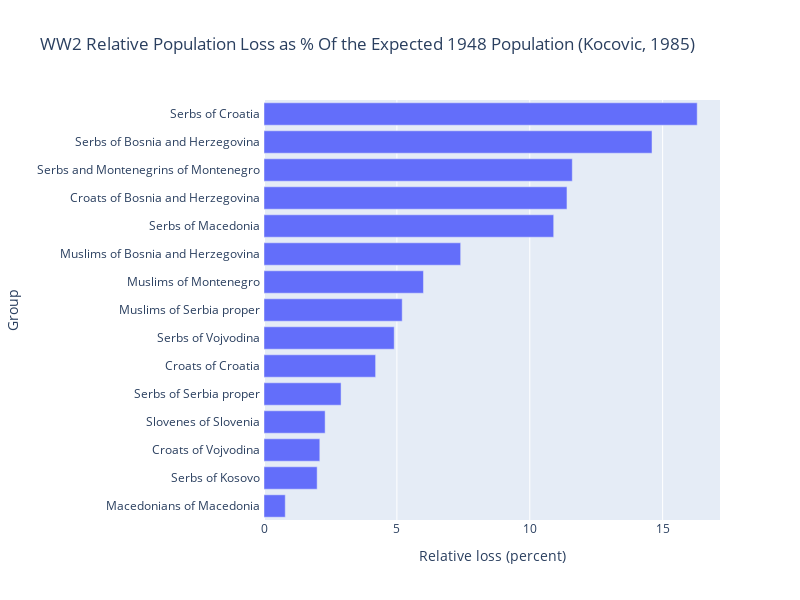

The notebook cell this image was saved under:
### Code cell
px.bar(
    data_frame = south_slav_deaths.sort_values(by = 'Relative loss (percent)', ascending = True),
    x = 'Relative loss (percent)',
    width = 800,
    height = 600,
    title = 'WW2 Relative Population Loss as % Of the Expected 1948 Population (Kocovic, 1985)'
)

### Figure 1 — Plotly figure (JSON) as saved in the notebook; plotly's stock layout.template omitted (floating-point values rounded to 4 significant figures)
{"data": [{"alignmentgroup": "True", "hovertemplate": "Relative loss (percent)=%{x}<br>Group=%{y}<extra></extra>", "legendgroup": "", "marker": {"color": "#636efa", "pattern": {"shape": ""}}, "name": "", "offsetgroup": "", "orientation": "h", "showlegend": false, "textposition": "auto", "type": "bar", "x": [0.8, 2, 2.1, 2.3, 2.9, 4.2, 4.9, 5.2, 6, 7.4, 10.9, 11.4, 11.6, 14.6, 16.3], "xaxis": "x", "y": ["Macedonians of Macedonia ", "Serbs of Kosovo ", "Croats of Vojvodina ", "Slovenes of Slovenia ", "Serbs of Serbia proper ", "Croats of Croatia ", "Serbs of Vojvodina ", "Muslims of Serbia proper ", "Muslims of Montenegro ", "Muslims of Bosnia and Herzegovina ", "Serbs of Macedonia ", "Croats of Bosnia and Herzegovina ", "Serbs and Montenegrins of Montenegro ", "Serbs of Bosnia and Herzegovina ", "Serbs of Croatia "], "yaxis": "y"}], "layout": {"barmode": "relative", "height": 600, "legend": {"tracegroupgap": 0}, "title": {"text": "WW2 Relative Population Loss as % Of the Expected 1948 Population (Kocovic, 1985)"}, "width": 800, "xaxis": {"anchor": "y", "autorange": true, "domain": [0, 1], "range": [0, 17.16], "title": {"text": "Relative loss (percent)"}, "type": "linear"}, "yaxis": {"anchor": "x", "autorange": true, "domain": [0, 1], "range": [-0.5, 14.5], "title": {"text": "Group"}, "type": "category"}}}
